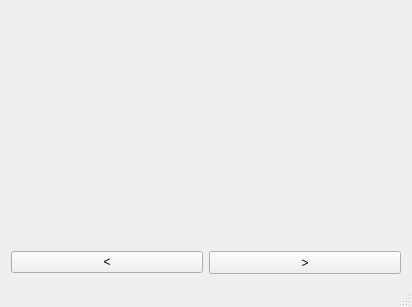
<?xml version="1.0" encoding="UTF-8"?>
<ui version="4.0">
 <class>MainWindow</class>
 <widget class="QMainWindow" name="MainWindow">
  <property name="geometry">
   <rect>
    <x>0</x>
    <y>0</y>
    <width>412</width>
    <height>307</height>
   </rect>
  </property>
  <property name="windowTitle">
   <string>MainWindow</string>
  </property>
  <widget class="QWidget" name="centralWidget">
   <layout class="QVBoxLayout" name="verticalLayout">
    <item>
     <layout class="QVBoxLayout" name="verticalLayout_2">
      <item>
       <widget class="QLabel" name="label">
        <property name="contextMenuPolicy">
         <enum>Qt::DefaultContextMenu</enum>
        </property>
        <property name="text">
         <string/>
        </property>
        <property name="alignment">
         <set>Qt::AlignCenter</set>
        </property>
       </widget>
      </item>
      <item>
       <layout class="QHBoxLayout" name="horizontalLayout_2">
        <item>
         <widget class="QPushButton" name="btnPrevious">
          <property name="text">
           <string>&lt;</string>
          </property>
         </widget>
        </item>
        <item>
         <widget class="QPushButton" name="btnNext">
          <property name="minimumSize">
           <size>
            <width>123</width>
            <height>23</height>
           </size>
          </property>
          <property name="maximumSize">
           <size>
            <width>16777215</width>
            <height>23</height>
           </size>
          </property>
          <property name="text">
           <string>&gt;</string>
          </property>
         </widget>
        </item>
       </layout>
      </item>
     </layout>
    </item>
   </layout>
  </widget>
  <widget class="QMenuBar" name="menuBar">
   <property name="geometry">
    <rect>
     <x>0</x>
     <y>0</y>
     <width>412</width>
     <height>21</height>
    </rect>
   </property>
  </widget>
  <widget class="QStatusBar" name="statusBar"/>
 </widget>
 <layoutdefault spacing="6" margin="11"/>
 <resources/>
 <connections/>
</ui>
